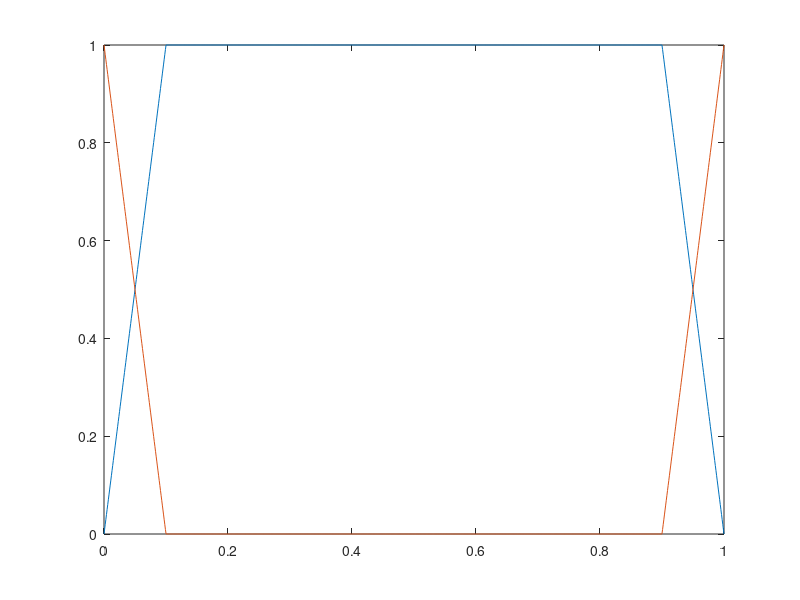

Write the MATLAB code that produced this figure. (Note: this script raises an error after producing the figure.)
close all; clear; clc;

%%%%%%%%%%%%%%%%%%%%%%%%%%%%%%%%%%%%%%%%%%%%%%%%%%%%%%%%%%%%%
%%%%%%%%%%%%%%%%%%%%%% Arm Parameters %%%%%%%%%%%%%%%%%%%%%%%

a.m = 5;    % Mass [kg]
a.g = 9.81; % Acceleration of gravity [m/s^2]
global f_comp
m0 = 5;    % Initial mass guess [kg]
f_comp = m0*a.g; % Gravity compensation force mass [N]
a.pr_d = 0.5; % Desired relative position [m]

%%%%%%%%%%%%%%%%%%%%%%%%%%%%%%%%%%%%%%%%%%%%%%%%%%%%%%%%%%%%%
%%%%%%%%%%%%%%%%%%%% Environmental Model %%%%%%%%%%%%%%%%%%%%

alpha = 0.4; % wave amplitdue [m]
hdeck = 1;   % inertial reference deck hight [m] (arbitrary)

% Wave frequency
Tmax = 7.5;    % Maximum period [s]
k = 1;
T = Tmax / k;  % Period of deck disturbance [s]
beta = 2*pi/T; % wave frequency [rad/s]

% Inertial Position, Velocity, and Acceleration of Deck

% Sine Wave
% a.d = @(t) alpha*sin(beta*t) + hdeck;      % [m]
% a.d_dot = @(t) beta*alpha*cos(beta*t);    % [m/s]
% a.d_ddot = @(t) -beta^2*alpha*sin(beta*t); % [m*s^-2]
 
% Cosine Wave
a.d = @(t) alpha*cos(beta*t) + hdeck;      % [m]
a.d_dot = @(t) -beta*alpha*sin(beta*t);    % [m/s]
a.d_ddot = @(t) -beta^2*alpha*cos(beta*t); % [m*s^-2]

% Square Wave
% N = 3; % Number of terms in the Fourier series
% coefficients = 1:2:(2*N - 1); % Odd harmonics: 1, 3, 5, ..., (2*N-1)
% beta2 = 2*pi/15;
% a.sw = @(t) alpha*((4/pi) * ...
%     sum(arrayfun(@(n) sin(n*beta2*t)/n, coefficients))) + hdeck; % [m]
% a.d = @(t) arrayfun(a.sw, t);
% a.sw_dot = @(t) alpha*((4/pi) * ...
%     sum(arrayfun(@(n) beta2*cos(n*beta2*t), coefficients)));    % [m/s]
% a.d_dot = @(t) arrayfun(a.sw_dot, t);
% a.sw_ddot = @(t) alpha*((4/pi) * ...
%     sum(arrayfun(@(n) -n*beta2^2*sin(n*beta2*t), coefficients))); % [m*s^-2]
% a.d_ddot = @(t) arrayfun(a.sw_ddot, t);

% Stacked sine wave
% a.d = @(t) alpha*(1.5*sin(beta*t/6) + 0.75*sin(beta*t)) + hdeck; % [m]
% a.d_dot = @(t) alpha*(0.25*beta*cos(beta*t/6) ...
%                                     + 0.75*beta*cos(beta*t)); % [m/s]
% a.d_ddot = @(t) -alpha*(0.0417*beta^2*sin(beta*t/6) ...
%                                     + 0.75*beta^2*sin(beta*t)); % [m*s^-2]

%%%%%%%%%%%%%%%%%%%%%%%%%%%%%%%%%%%%%%%%%%%%%%%%%%%%%%%%%%%%%
%%%%%%%%%%%%%%%%%%%%%%% Control Gains %%%%%%%%%%%%%%%%%%%%%%%

% Minimum Required Control Constants:
%   a.ka = 2800; a.kv = ?; a.ks = ?;
%   a.kp = 300; a.kd = 50; a.ki = 100;

% Inertial Stabilization Control
a.ka = 700;  % Acceleration Control [kg]
a.kv = 5000;  % Velocity Control [kg/s]
a.ks = 0;  % Position Control [kg*s^-2] 

% Relative Position Control
a.kp = 3000;  % Proportional [kg*s^-2]
a.kd = 500;  % Derivative [kg/s]    
a.ki = 200;  % Integral [kg*s^-3] 

% Progressively Increase inertial stability gains to full gains so initial
% large values of velocity and acceleration do not cause large control
% forces
s0 = 0;  % Inital proportion of gain values to apply
gain_rate = 0.8; % Rate at which gains are increased
% a.int_scale_i = @(t) s0 + (1 - s0) * (1 - exp(-gain_rate*t));
% a.int_scale_k = @(t) exp(-gain_rate*t);
a.int_scale_i = @(t) 1;
a.int_scale_k = @(t) 0;

%%%%%%%%%%%%%%%%%%%%%%%%%%%%%%%%%%%%%%%%%%%%%%%%%%%%%%%%%%%%%
%%%%%%%%%%%%%%%%%%%% Control Gain Mixing %%%%%%%%%%%%%%%%%%%%

% If |pr-pr_d| <= r_g, apply full inertial stability control
a.r_g = 0.4; % [m]

% If |pr-pr_d| <= r_k, apply "h_k" proportion of relative position control
a.r_k = 0.4; % [m]
a.h_k = 0.0; % Proportion of applied relative position control

% Proportion of applied inertial stabilitycontrol
n = 1; % Polynomial order
a.I = @(x) ...
    ((-1/(1-(a.pr_d+a.r_g))^n) * ...
        (sign(x-a.pr_d).*(x-(a.pr_d+sign(x-a.pr_d)*a.r_g))).^n + 1) .* ...
            (abs(x-a.pr_d)> a.r_g) ...
    + 1 * (abs(x-a.pr_d) <= a.r_g);

% Proportion of applied relative position control
n = 1; % Polynomial order
a.K = @(x) ...
    (-((a.h_k-1)/(1-(a.pr_d+a.r_k))^n) * ...
        (sign(x-a.pr_d).*(x-(a.pr_d+sign(x-a.pr_d)*a.r_k))).^n + a.h_k) .*...
            (abs(x-a.pr_d)> a.r_k) ...
    + a.h_k * (abs(x-a.pr_d) <= a.r_k);

%%%               Gain Mixing Visualization               %%%

pr = linspace(0,1,1000); % relative position test values
inert_gain = a.I(pr); % Proportion of inertial control gain
rel_gain = a.K(pr); % Proportion of relative position control gain

figure;
plot(pr,inert_gain)
hold on
plot(pr, rel_gain)
xline(a.pr_d,'--','Label','$p_{rd}$','Interpreter','latex','FontSize',15,...
    'LabelOrientation','horizontal','LabelVerticalAlignment','middle')
title('Inertial and Relative Positional Control Mixing')
xlabel('Relative Position (m)')
ylabel('Gain Proportion')
xlim([-0.1 1.1])
ylim([-0.1 1.1])
legend('Inertial','Relative')
grid on

%%%%%%%%%%%%%%%%%%%%%%%%%%%%%%%%%%%%%%%%%%%%%%%%%%%%%%%%%%%%%
%%%%%%%%%%%%%%%%%% Performance Parameters %%%%%%%%%%%%%%%%%%%

% Maximum acceleration metric
p_ddot_max = 0.005*beta^2;

% Settling time
t_s = 2;

%%%%%%%%%%%%%%%%%%%%%%%%%%%%%%%%%%%%%%%%%%%%%%%%%%%%%%%%%%%%%
%%%%%%%%%%%%%%%%%%%%%%%%%%%%%%%%%%%%%%%%%%%%%%%%%%%%%%%%%%%%%
